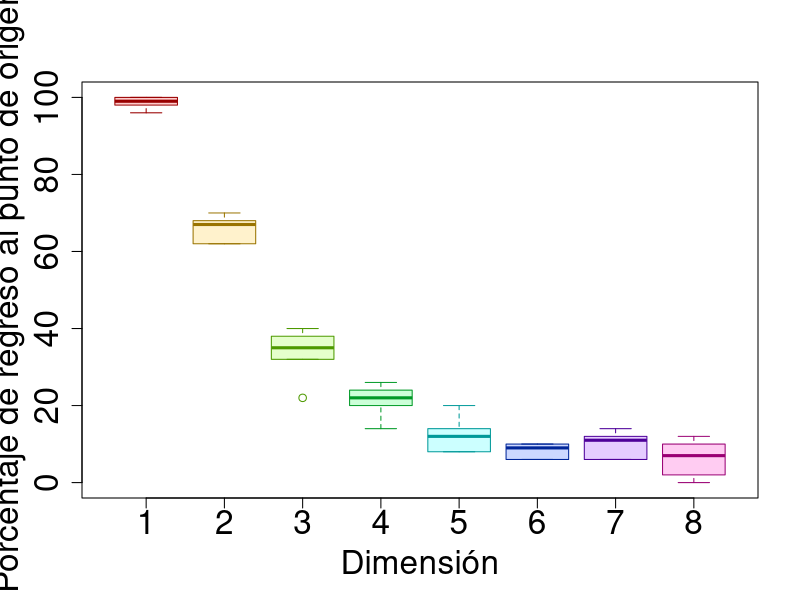

Generate this figure with R:
registro = data.frame()
dimension = 8
potencia = 10
for (pot in 5:potencia){
  duracion <- 2^potencia
  for (dim in 1:dimension) {
    
    datos = numeric()
    repeticiones = 50
    for (replica in 1:repeticiones) {
      resultado = FALSE
      pos <- rep(0, dim)
      for (t in 1:duracion) {
        modificar = sample(1:dim, 1)
        if (runif(1) < 0.5) {
          pos[modificar] =  pos[modificar] + 1
        } else {
          pos[modificar] =  pos[modificar] - 1
        }
        if (all(pos == 0)) {
          resultado = TRUE
          break
        }
      }
      datos = c(datos, resultado)
}
  porc = 100 * sum(datos) / repeticiones
  registro = rbind(registro, c(pot, porc, dim))
  }
}
names(registro) = c("pot", "porc", "dim")
sink("registro.txt")
print(registro)
sink()
png("pr1sim.png", width=800, height=800, units='px')
par(cex.lab=2) 
par(cex.axis=2) 
boxplot(porc ~ dim, 
data =  registro,
xlab="Dimensi\u{F3}n",
ylab="Porcentaje de regreso al punto de origen",
col=rainbow(8, alpha=0.2),
border = rainbow(8, v=0.6)
)
dev.off()
